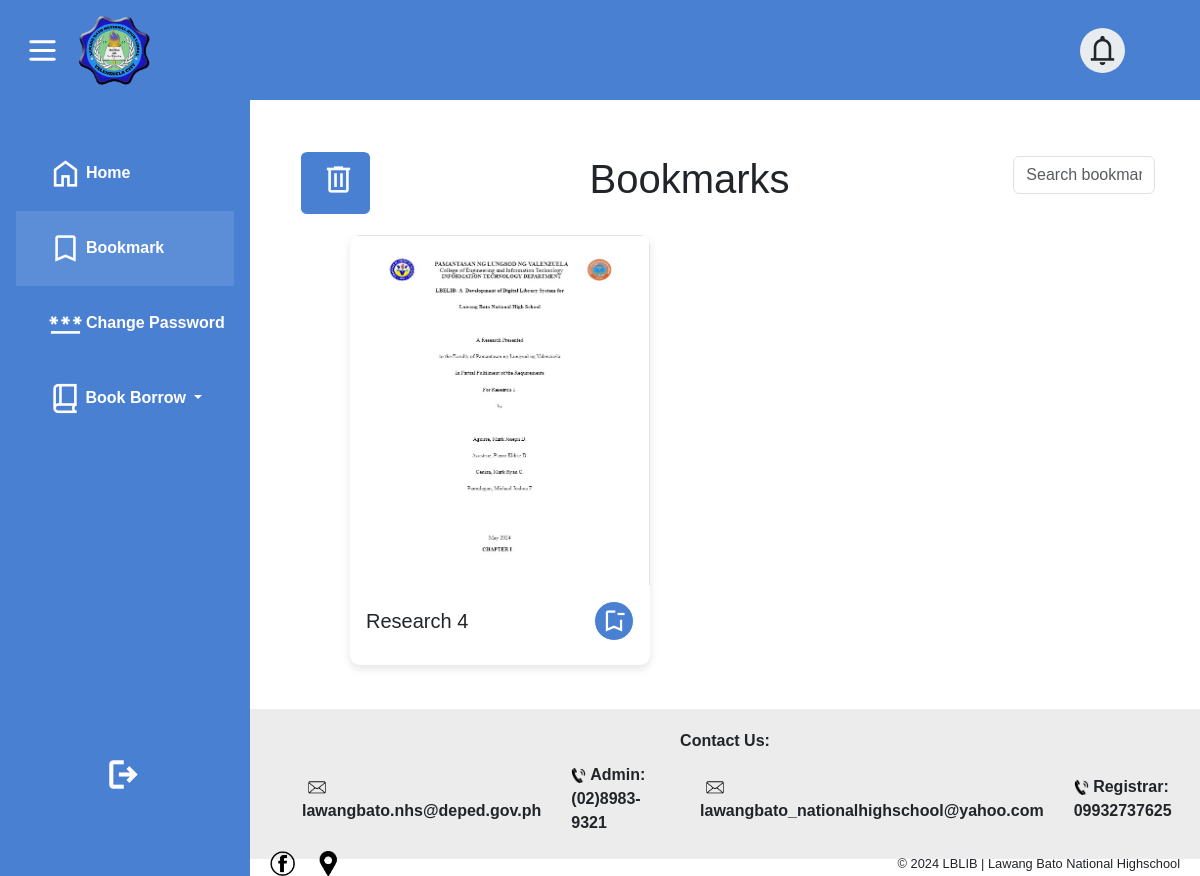
The app's page /student/bookmark/ (signed in) with its own data.
### librarian/models.py (models this page shows, shortened)
class Books(models.Model):
    BookTitle = models.CharField(max_length=100, unique=True)
    Author = models.CharField(max_length=100)
    Description = models.TextField(null=True, blank=True)
    Date = models.DateField()
    Category = models.ManyToManyField(Category)
    SubCategory = models.ManyToManyField(SubCategory)
    SubSection = models.ManyToManyField(SubSection)
    Language = models.CharField(max_length=100, choices=LANGUAGE_CHOICES, default='english')
    BookFile = models.FileField(upload_to="books/files/", default='default_value.pdf')
    BookImage = models.ImageField(upload_to="books/images/", default='default_image.jpg')
    deleted_at = models.DateTimeField(null=True, blank=True)
    available = models.BooleanField(default=True)
    bookmarked_by = models.ManyToManyField(User, related_name='bookmarks', blank=True)
    borrowed = models.ManyToManyField(User, related_name='borrow', blank="True")
    PageViews = models.IntegerField(default=0)
    eBook = models.BooleanField(default=False)
    research_paper = models.BooleanField(default=False)
    hardCopy = models.BooleanField(default=False)
    stock = models.IntegerField(default=0)
    TimesBorrow = models.IntegerField(default=0)

### student/views.py (the view)
# urls.py: path('bookmark/', views.bookmark, name='bookmark'),
@login_required
def bookmark(request):
    bookmarked_books = Books.objects.filter(bookmarked_by=request.user)
    return render(request, 'bookmark_content.html', {'all_books': bookmarked_books})

### student/templatetags/custom_tags.py (called while the page is built)
@register.filter(name='is_student')
def is_student(user):
    return user.groups.filter(name='Student').exists()

### student/templates/bookmark_content.html (shortened to what this page needs)
{% extends 'student.html' %}
{% block notification %}
<div class="notification-icon">
    <span class="material-symbols-outlined" id="notification-bell">notifications</span>
</div>
{% endblock %}
{% block nav %}
<a href="{% url 'view' %}" class="navbar-desc"><li><span class="material-symbols-outlined navbar-icon" alt="home">home</span>Home</li></a>
<a href="{% url 'bookmark' %}" class="navbar-desc"><li class="active"><span class="material-symbols-outlined bookmark navbar-icon" alt="bookmark">bookmark</span>Bookmark</li></a>
<a href="{% url 'change-password' %}" target="_blank" class="navbar-desc"><li><span class="material-symbols-outlined bookmark navbar-icon" alt="change password">password</span>Change Password</li></a>
<li id="li-dropdown"><div>
    <button class="dropdown-btn dropdown-toggle navbar-desc" type="button" data-bs-toggle="dropdown" aria-expanded="false">
        <span class="material-symbols-outlined navbar-icon">book_2</span>Book Borrow
    </button>
  </div>
</li>
{% endblock %}
{% block body %}
{% load static %}
<div class="bookmark-head rpw">
    <button id="unbookmark-all" class="btn-mdl Unbook-All-Btn col-1"><span class="material-symbols-outlined Unbook-Icon">delete</span></button>
    <h1 class="bookmark-title col">Bookmarks</h1>
    <div class="search-bar col-2">
        <input type="text" id="bookmarkSearch" placeholder="Search bookmarked books..." class="form-control">
    </div>
</div>
<div class="bookmark-content row">
    {% for book in all_books %}
    <div class="col-sm-3 mb-4" id="book-card-{{ book.id }}">
        <div class="card">
            <span class="special" data-bs-toggle="modal" data-bs-target="#bookDetailModal"
                  data-title="{{ book.BookTitle }}"
                  data-author="{{ book.Author }}"
                  data-description="{{ book.Description }}"
                  data-date="{{ book.Date }}"
                  data-category="{{ book.Category.all|join:', ' }}"
                  data-language="{{ book.Language }}"
                  data-image="{{ book.BookImage.url }}"
                  data-views="{{ book.PageViews }}"
                  data-id="{{ book.id }}"
                  data-available="{{ book.available|yesno:"true,false" }}">
                <img src="{{ book.BookImage.url }}" class="card-img-top" alt="{{ book.BookTitle }}">
            </span>
            <div class="card-body">
                <h5 class="card-title">{{ book.BookTitle }}</h5>
                <a class="bookmark-link" id="RemoveNotifBtn" data-book-id="{{ book.id }}"><span class="material-symbols-outlined bookmark-remove" >bookmark_remove</span></a>
            </div>
        </div>
    </div>
    {% endfor %}
</div>
<div class="toast-container position-fixed bottom-0 end-0 p-3">
</div>
<div class="toast-container position-fixed bottom-0 end-0 p-3">
</div>
{% endblock %}

### student/templates/bookmark_content.html (style rules this page uses)
.active { background-color: rgba(255, 255, 255, 0.1); }
.bookmark-head { display: flex; flex-direction: row; }
.bookmark-content { padding: 20px 50px; }
.card { border: none; border-radius: 10px; box-shadow: 0 4px 8px rgba(0, 0, 0, 0.1); transition: .3s ease; overflow: hidden; width: 300px; }
.card-img-top { border-top-left-radius: 10px; border-top-right-radius: 10px; transition: transform 0.3s; width: 300px; height: 350px; }
.btn-mdl { background-color: rgb(74, 128, 210); padding: 10px 20px; border: 1px solid white; border-radius: 5px; color: white; font-weight: bold; }
.notification-icon, .notification-icon-2 { width: 45px; height: 45px; display: inline-flex; align-items: center; justify-content: center; position: relative; }
.notification-icon { margin-right: 75px; border-radius: 50%; background-color: #e9ecef; }
.material-symbols-outlined { font-size: 35px; cursor: pointer; transition: color 0.3s; }
.card { cursor: pointer; }
.card-title { line-height: 2; text-transform: capitalize; }
.card-body { display: flex; justify-content: space-between; }
.bookmark-remove { font-size: 1.75rem; color: white; border: 1px solid white; border-radius: 20px; background-color: rgb(74, 128, 210); padding: 5px; }
#li-dropdown { padding: 0; margin: 20; }
.dropdown-btn { box-sizing: border-box; width: 100%; height: 100%; background-color: transparent; border: none; color: white; padding: 20px; }
.bookmark-title { display:flex; justify-content: center; align-items: center; }
.Unbook-All-Btn { border-radius: 10%; }

### records on screen
Books: BookImage (picture), BookTitle "Research 4"
